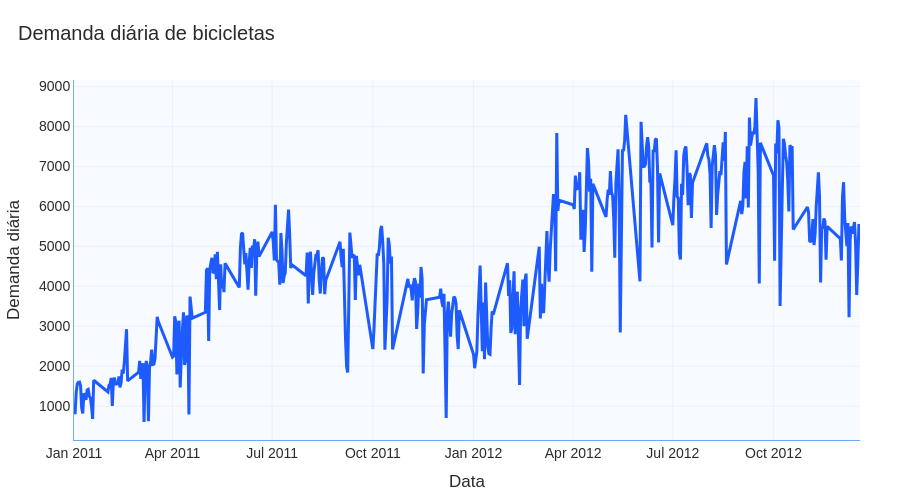

Source (notebook cell):
### Markdown cell above
### 03.03 Visualizar série diária

### Code cell
fig = grafico_linha_padrao(
    df=serie_diaria,
    x="data_hora",
    y="demanda",
    titulo="Demanda diária de bicicletas",
    labels={
        "data_hora": "Data",
        "demanda": "Demanda diária"
    },
    altura=500
)

fig.show()

### Figure 1 — Plotly figure (JSON) as saved in the notebook; plotly's stock layout.template omitted (floating-point values rounded to 4 significant figures; data arrays with more than 128 entries replaced by an {"elided": "..."} marker saying what was removed)
{"data": [{"hovertemplate": "Data=%{x}<br>Demanda diária=%{y}<extra></extra>", "legendgroup": "", "line": {"color": "#1D5BFF", "dash": "solid", "width": 3}, "marker": {"symbol": "circle"}, "mode": "lines", "name": "", "orientation": "v", "showlegend": false, "type": "scatter", "x": {"elided": "456 str values"}, "xaxis": "x", "y": {"elided": "456 int values"}, "yaxis": "y"}], "layout": {"colorway": ["#1D5BFF", "#123C8C", "#6FA8FF", "#4C78A8", "#7DA6FF", "#9EC5FF"], "font": {"color": "#2B2B2B", "family": "Arial, sans-serif", "size": 14}, "height": 500, "hovermode": "x unified", "legend": {"orientation": "h", "tracegroupgap": 0, "x": 1, "xanchor": "right", "y": 1.02, "yanchor": "bottom"}, "margin": {"b": 60, "l": 60, "r": 40, "t": 80}, "paper_bgcolor": "#FFFFFF", "plot_bgcolor": "#F7FAFF", "title": {"text": "Demanda diária de bicicletas", "x": 0.02}, "xaxis": {"anchor": "y", "domain": [0, 1], "gridcolor": "#EAF2FF", "linecolor": "#6FA8FF", "showgrid": true, "tickfont": {"color": "#2B2B2B"}, "title": {"font": {"color": "#2B2B2B"}, "text": "Data"}}, "yaxis": {"anchor": "x", "domain": [0, 1], "gridcolor": "#EAF2FF", "linecolor": "#6FA8FF", "showgrid": true, "tickfont": {"color": "#2B2B2B"}, "title": {"font": {"color": "#2B2B2B"}, "text": "Demanda diária"}}}}
